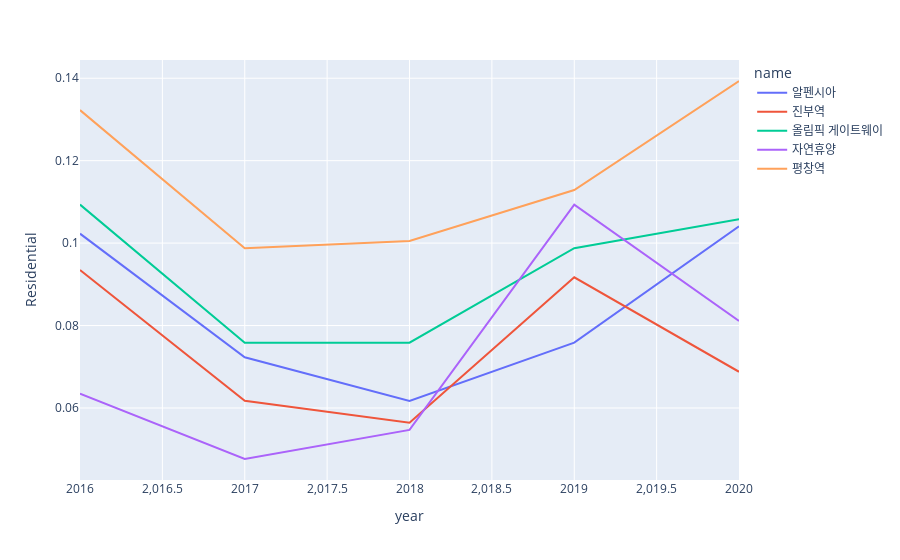

Source (notebook cell):
### Code cell
import plotly.express as px

# df = px.data.gapminder().query("continent=='Oceania'")
fig = px.line(df_result, x="year", y="Residential", color='name')
fig.show()

### Figure 1 — Plotly figure (JSON) as saved in the notebook; plotly's stock layout.template omitted (floating-point values rounded to 4 significant figures)
{"data": [{"hovertemplate": "name=알펜시아<br>year=%{x}<br>Residential=%{y}<extra></extra>", "legendgroup": "알펜시아", "line": {"color": "#636efa", "dash": "solid"}, "mode": "lines", "name": "알펜시아", "orientation": "v", "showlegend": true, "type": "scatter", "x": ["2016", "2017", "2018", "2019", "2020"], "xaxis": "x", "y": [0.1023, 0.07231, 0.06173, 0.07584, 0.1041], "yaxis": "y"}, {"hovertemplate": "name=진부역<br>year=%{x}<br>Residential=%{y}<extra></extra>", "legendgroup": "진부역", "line": {"color": "#EF553B", "dash": "solid"}, "mode": "lines", "name": "진부역", "orientation": "v", "showlegend": true, "type": "scatter", "x": ["2016", "2017", "2018", "2019", "2020"], "xaxis": "x", "y": [0.09347, 0.06173, 0.05644, 0.09171, 0.06878], "yaxis": "y"}, {"hovertemplate": "name=올림픽 게이트웨이<br>year=%{x}<br>Residential=%{y}<extra></extra>", "legendgroup": "올림픽 게이트웨이", "line": {"color": "#00cc96", "dash": "solid"}, "mode": "lines", "name": "올림픽 게이트웨이", "orientation": "v", "showlegend": true, "type": "scatter", "x": ["2016", "2017", "2018", "2019", "2020"], "xaxis": "x", "y": [0.1093, 0.07584, 0.07584, 0.09877, 0.1058], "yaxis": "y"}, {"hovertemplate": "name=자연휴양<br>year=%{x}<br>Residential=%{y}<extra></extra>", "legendgroup": "자연휴양", "line": {"color": "#ab63fa", "dash": "solid"}, "mode": "lines", "name": "자연휴양", "orientation": "v", "showlegend": true, "type": "scatter", "x": ["2016", "2017", "2018", "2019", "2020"], "xaxis": "x", "y": [0.06349, 0.04762, 0.05467, 0.1093, 0.08113], "yaxis": "y"}, {"hovertemplate": "name=평창역<br>year=%{x}<br>Residential=%{y}<extra></extra>", "legendgroup": "평창역", "line": {"color": "#FFA15A", "dash": "solid"}, "mode": "lines", "name": "평창역", "orientation": "v", "showlegend": true, "type": "scatter", "x": ["2016", "2017", "2018", "2019", "2020"], "xaxis": "x", "y": [0.1323, 0.09877, 0.1005, 0.1129, 0.1393], "yaxis": "y"}], "layout": {"legend": {"title": {"text": "name"}, "tracegroupgap": 0}, "margin": {"t": 60}, "xaxis": {"anchor": "y", "domain": [0, 1], "title": {"text": "year"}}, "yaxis": {"anchor": "x", "domain": [0, 1], "title": {"text": "Residential"}}}}
